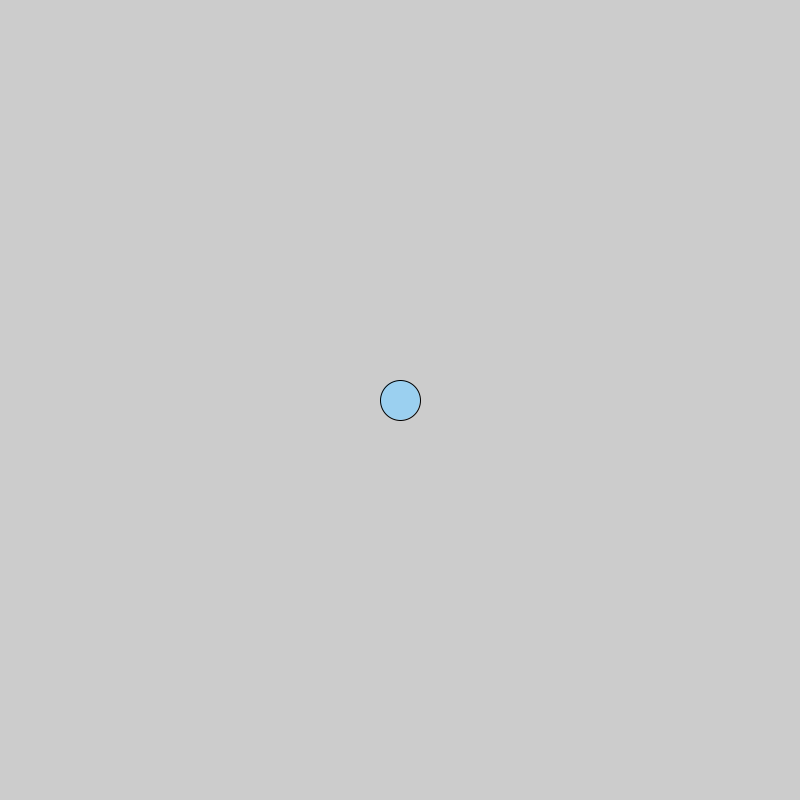
Frame 1 (no input)
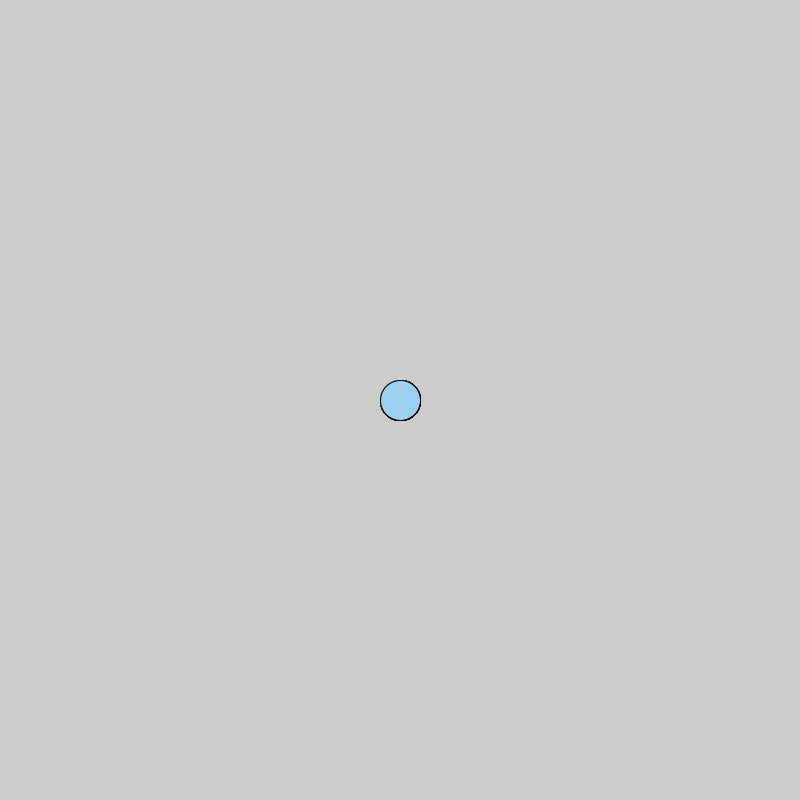
Frame 60 (the mouse pressed at the canvas centre just before this capture)
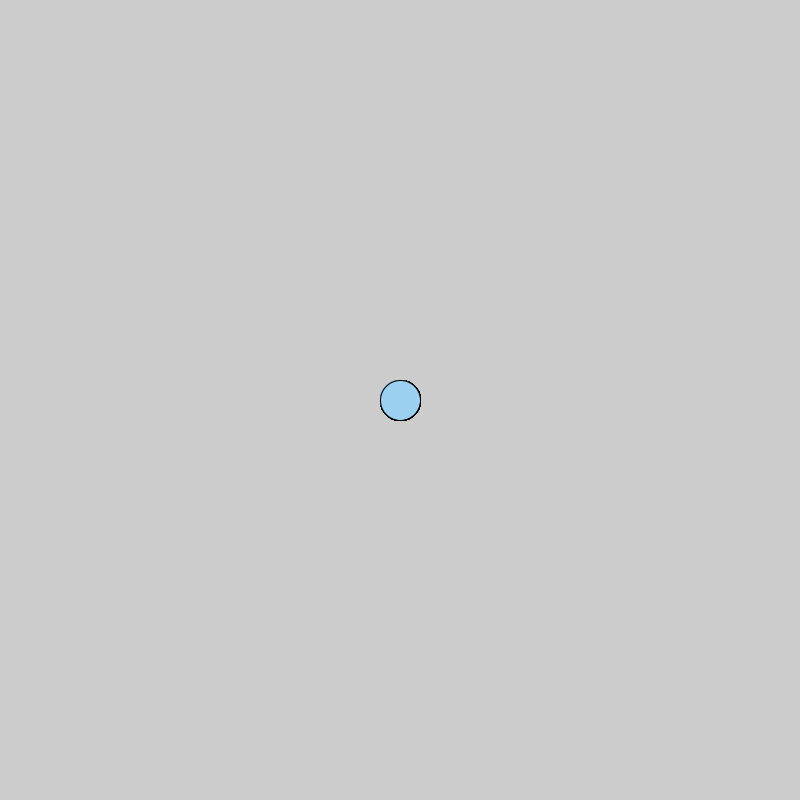
Frame 120 (the mouse held since frame 60 and released just before this capture)

The Processing sketch that drew these frames (run headless with seeded random() and noise(); from frame 60 on, the mouse is pressed at the canvas centre):

// Processing sketch: unfinished_rain_game_8_10_isabelle
// ── unfinished_rain_game_8_10_isabelle.pde
void setup(){
  size(800,800);
  
}
void draw(){
  fill(#9BD0F0);
  ellipse(400,400,40,40);
  
  
}
